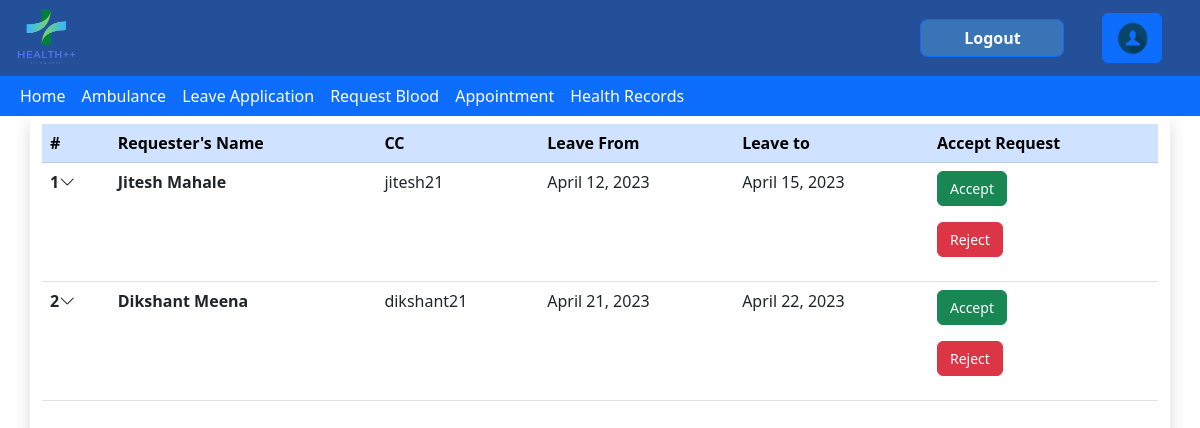
/leave/ViewApplications/ (signed in), run on the app's committed database.
### leaveapp/models.py (models this page shows)
class LeaveApplication(models.Model):
    Account=models.ForeignKey(Account,on_delete=models.CASCADE,null=True)
    Leave_details=models.ForeignKey(Leave_detail,on_delete=models.CASCADE,null=True)
    Status=models.CharField(choices=status_choices,default='Pending',max_length=100,blank=True)

class Leave_detail(models.Model):
    FromDate=models.DateField()
    ToDate=models.DateField()
    Description=models.TextField(max_length=200)
    Prescription_Image=models.ImageField()
    requestTime=models.TimeField(null=True,blank=True)

### members/models.py (models this page shows, shortened)
class Account(models.Model):
    user=models.OneToOneField(User,on_delete=models.CASCADE)
    Role=models.CharField(max_length=100,choices=roles,default="Student",blank=True)
    DOB=models.DateField(blank=True,null=True)
    BloodG=models.CharField(choices=BloodG,null=True,max_length=20)
    CCID=models.CharField(null=True,max_length=20)
    Gender=models.CharField(null=True,default='Male',max_length=10)
    ContactNo=models.CharField(null=True,blank=True,max_length=13)

### leaveapp/views.py (the view)
# urls.py: path("ViewApplications/",views.viewApplications,name="ViewApplications"),
@login_required
def viewApplications(request):
    AllApps=LeaveApplication.objects.all()
    returnList=[]
    for application in AllApps:
        if (application.Status=="Pending"):
            returnList.append(application)
    return render(request,'leaveapp/ViewApplications.html',{
        "Queue":returnList,
        "Status":"Pending",
    })

### leaveapp/templates/leaveapp/ViewApplications.html (shortened to what this page needs)
{% extends 'health/base.html' %}
{%load static%}
{%block content%}
<html lang="en">
<head>
    <link href="https://cdn.jsdelivr.net/npm/bootstrap@5.3.0-alpha1/dist/css/bootstrap.min.css" rel="stylesheet"
>
    <link rel="stylesheet" href="https://cdn.jsdelivr.net/npm/bootstrap-icons@1.5.0/font/bootstrap-icons.css" />
</head>
<body>
    {%if user.account.Role == 'Student' or user.account.Role == 'DUGC'%}
    <div class="container shadow min-vh-100 py-2">
        <div class="table-responsive">
            <table class="table accordion">
                <thead class="table-primary">
                    <tr>
                        <th scope="col">#</th>
                        <th scope="col">Requester's Name</th>
                        <th scope="col">CC</th>
                        <th scope="col">Leave From</th>
                        <th scope="col">Leave to</th>
                        <th scope="col">Accept Request</th>
                    </tr>
                </thead>
                <tbody>
                    {% for Application in Queue %}
                    <tr data-bs-toggle="collapse" data-bs-target="#r{{forloop.counter}}" class="accordion-toggle">
                        <th scope="row">{{forloop.counter}}<i class="bi bi-chevron-down onhover-grey"></i></th>
                        <td><strong>{{Application.Account.user.get_full_name}}</strong></td>
                        <td>{{Application.Account.CCID}}</td>
                        <td>{{Application.Leave_details.FromDate}}</td>
                        <td>{{Application.Leave_details.ToDate}}</td>
                        {% if Status == 'Pending'  %}
                        <td>
                            <form id="accept-reject-form" method="POST" action="{% url 'Application_Response'%}">
                                <button type="submit" class="btn btn-success" style="font-size: 14;" name="submit" value="accept">Accept</button>
                                </form>
                            <form id="accept-reject-form" method="POST" action="{% url 'Application_Response'%}">
                                <button type="submit" class="btn btn-danger" style="font-size: 14;" name="submit" value="reject">Reject</button>
                                </form>
                        </td>
                        {%endif%}
                    </tr>
                    {%endfor%}
                </tbody>
            </table>
        </div>
    </div>
</body>
{%else%}
<h1>You are not authorized to acces this page</h1>
{%endif%}
</html>
{% endblock %}

### data on the page
LeaveApplication: Account.user.get_full_name "Jitesh Mahale", Account.CCID "jitesh21", Leave_details.FromDate "April 12, 2023", Leave_details.ToDate "April 15, 2023"
LeaveApplication: Account.user.get_full_name "Dikshant Meena", Account.CCID "dikshant21", Leave_details.FromDate "April 21, 2023", Leave_details.ToDate "April 22, 2023"
